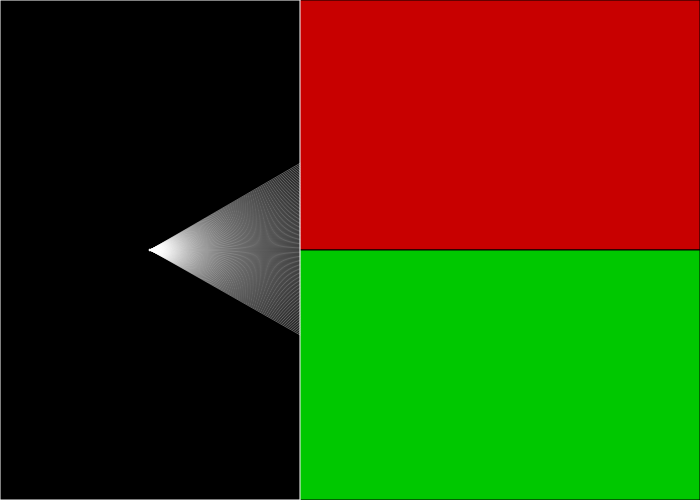
Frame 1 (no input)
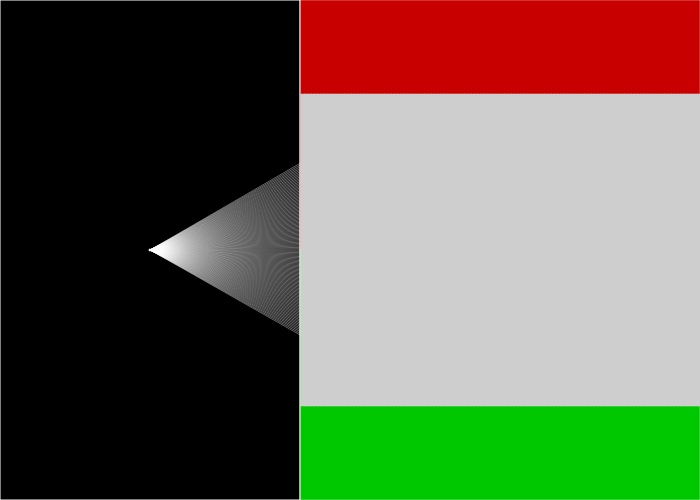
Frame 60 (no input)
Frame 120 (the mouse pressed at the canvas centre since frame 60): identical to frame 60, image omitted

The p5.js sketch that drew these frames (run headless with seeded random() and noise() and a simulated clock; from frame 60 on, the mouse is pressed at the canvas centre):

// p5.js sketch
// ── sketch.js
let player;
let walls = [];

const mapWidth    = 300;
const mapHeight   = 500;
const sceneWidth  = 400;
const fov         = 60;

const playerVel   = 3;

function setup(){
  createCanvas(mapWidth + sceneWidth, mapHeight);
  player = new person(mapWidth/2, mapHeight/2);


  walls[0] = new wall(0, 0,  mapWidth, 0);
  walls[1] = new wall(0, 0, 0, mapHeight);
  walls[2] = new wall(0, mapHeight, mapWidth, mapHeight);
  walls[3] = new wall(mapWidth, mapHeight, mapWidth, 0);



  /*for (var i = 4; i < 7; i++) {
    walls.push( new wall(Math.random() * mapWidth, Math.random() * mapHeight, Math.random() * mapWidth, Math.random() * mapHeight));
  }*/
}

function draw() {
  background(0);
  fill(200, 0, 0);
  rect(mapWidth, 0, sceneWidth, height / 2);
  fill(0, 200, 0);
  rect(mapWidth, height / 2, sceneWidth, height / 2);

  for (var i = 0; i < player.rays.length; i++) {
    let d = player.rays[i].record.dist(player.pos)
    let playerAngle = player.heading;
    let angle = player.rays[i].heading.heading() - playerAngle;
    //let l = d / 2;
    //let h = map(l, 0, sceneWidth, height, 0);
    d *= cos(angle);
    let w = (sceneWidth / player.rays.length);
    let dsq = d * d;
    let wsq = sceneWidth * sceneWidth;
    let h = map(d, 0, sceneWidth , height, 0);
    let c = map(dsq, 0, wsq, 240, 0);
   if (player.rays[i].record.x != -1 && player.rays[i].record.y != -1 ) {
      fill(c);
      rectMode(CENTER);
      noStroke();
      rect(mapWidth + (w * i) + w / 2 + 1, mapHeight / 2, w + 1, h);
      rectMode(CORNER);
    }
  }

  if (keyIsDown(LEFT_ARROW)) {
    player.pos.x -= playerVel;
    player.setPos(player.pos.x--, player.pos.y);
  }

  if (keyIsDown(RIGHT_ARROW)) {
    player.pos.x += playerVel;
    player.setPos(player.pos.x++, player.pos.y);
  }

  if (keyIsDown(DOWN_ARROW)) {
    player.pos.y += playerVel;
    player.setPos(player.pos.x, player.pos.y++);
  }

  if (keyIsDown(UP_ARROW)) {
    player.pos.y -= playerVel;
    player.setPos(player.pos.x, player.pos.y);
  }

  if (keyIsDown(65)) {
    player.setHeading(-0.02);
  }

  if (keyIsDown(68)) {
    player.setHeading(0.02);
  }

  for (let wall of walls) {
    wall.show();
  }

  player.draw();
}

// ── player.js
class person {

  constructor(x, y) {

    this.pos  = createVector(x, y);
    this.rays = []
    this.fov  = fov;
    this.heading = 0;

    for (var i = (-(this.fov / 2) + this.heading); i < ((this.fov / 2) + this.heading); i += .5) {
      this.rays.push(new ray(this.pos.x, this.pos.y, radians(i) + this.heading));
    }
  }

  draw() {
    fill(255);
    ellipse(this.pos.x, this.pos.y, 2);
    for (var i = 0; i < this.rays.length; i++) {
      this.rays[i].draw();
    }
  }

  setPos(x, y) {
    this.pos.x = x;
    this.pos.y = y;

    this.rays = [];

    for (var i = (-(this.fov / 2) + this.heading); i < ((this.fov / 2) + this.heading); i += .5) {
      this.rays.push(new ray(this.pos.x, this.pos.y, radians(i) + this.heading));
    }
  }

  setHeading(angle) {
    this.rays = [];
    this.heading += angle;

    for (var i = (-(this.fov / 2) + this.heading); i < ((this.fov / 2) + this.heading); i += .5) {
      this.rays.push(new ray(this.pos.x, this.pos.y, radians(i) + this.heading));
    }
  }
}

// ── ray.js
class ray {

  constructor(x, y, direction){

    this.pos = createVector(x, y);
    this.heading = p5.Vector.fromAngle(direction);
    this.interPoint = this.heading;
    this.record = createVector(-1, -1);
  }

  draw() {
    stroke(255);
    let recordDistance;

    for (var i = 0; i < walls.length; i++) {
      let pt;

      pt = this.intersect(walls[i]);
      if (pt) {
        let d = pt.dist(this.pos);
        this.record = pt;
        recordDistance = d;
        break;
      }
    }

    for (var i = 0; i < walls.length; i++) {
      let pt;
      pt = this.intersect(walls[i]);

      if (pt) {
        let d = pt.dist(this.pos);
        if (d < recordDistance) {
          recordDistance = d;
          this.record = pt;
        }
      }
    }
    stroke(255, 100)
      if (this.record.x != -1 && this.record.y != -1) {
        line(this.pos.x, this.pos.y, this.record.x, this.record.y);
      }
  }

  intersect(wall) {
    let t, u;

    let x1 = wall.p1.x;
    let y1 = wall.p1.y;
    let x2 = wall.p2.x;
    let y2 = wall.p2.y;

    let x3 = this.pos.x;
    let y3 = this.pos.y;
    let x4 = this.heading.x  + this.pos.x;
    let y4 = this.heading.y  + this.pos.y;

    const den = (x1 - x2) * (y3 - y4) - (y1 - y2) * (x3 - x4);

    t =  (  (x1 - x3) * (y3 - y4) - (y1 - y3) * (x3 - x4) ) / den;
    u = -(( (x1 - x2) * (y1 - y3) - (y1 - y2) * (x1 - x3) ) / den);

    if (t < 1 && t > 0 && u > 0) {
      let p1x = (x1 + t * (x2 - x1));
      let p1y = (y1 + t * (y2 - y1));
      return createVector(p1x, p1y);
    }
  }

}

// ── wall.js
class wall {
  constructor(x1, y1, x2, y2) {
    this.p1 = createVector(x1, y1);
    this.p2 = createVector(x2, y2);
  }

  show() {
    stroke(255);
    line(this.p1.x, this.p1.y, this.p2.x, this.p2.y);
  }
}
